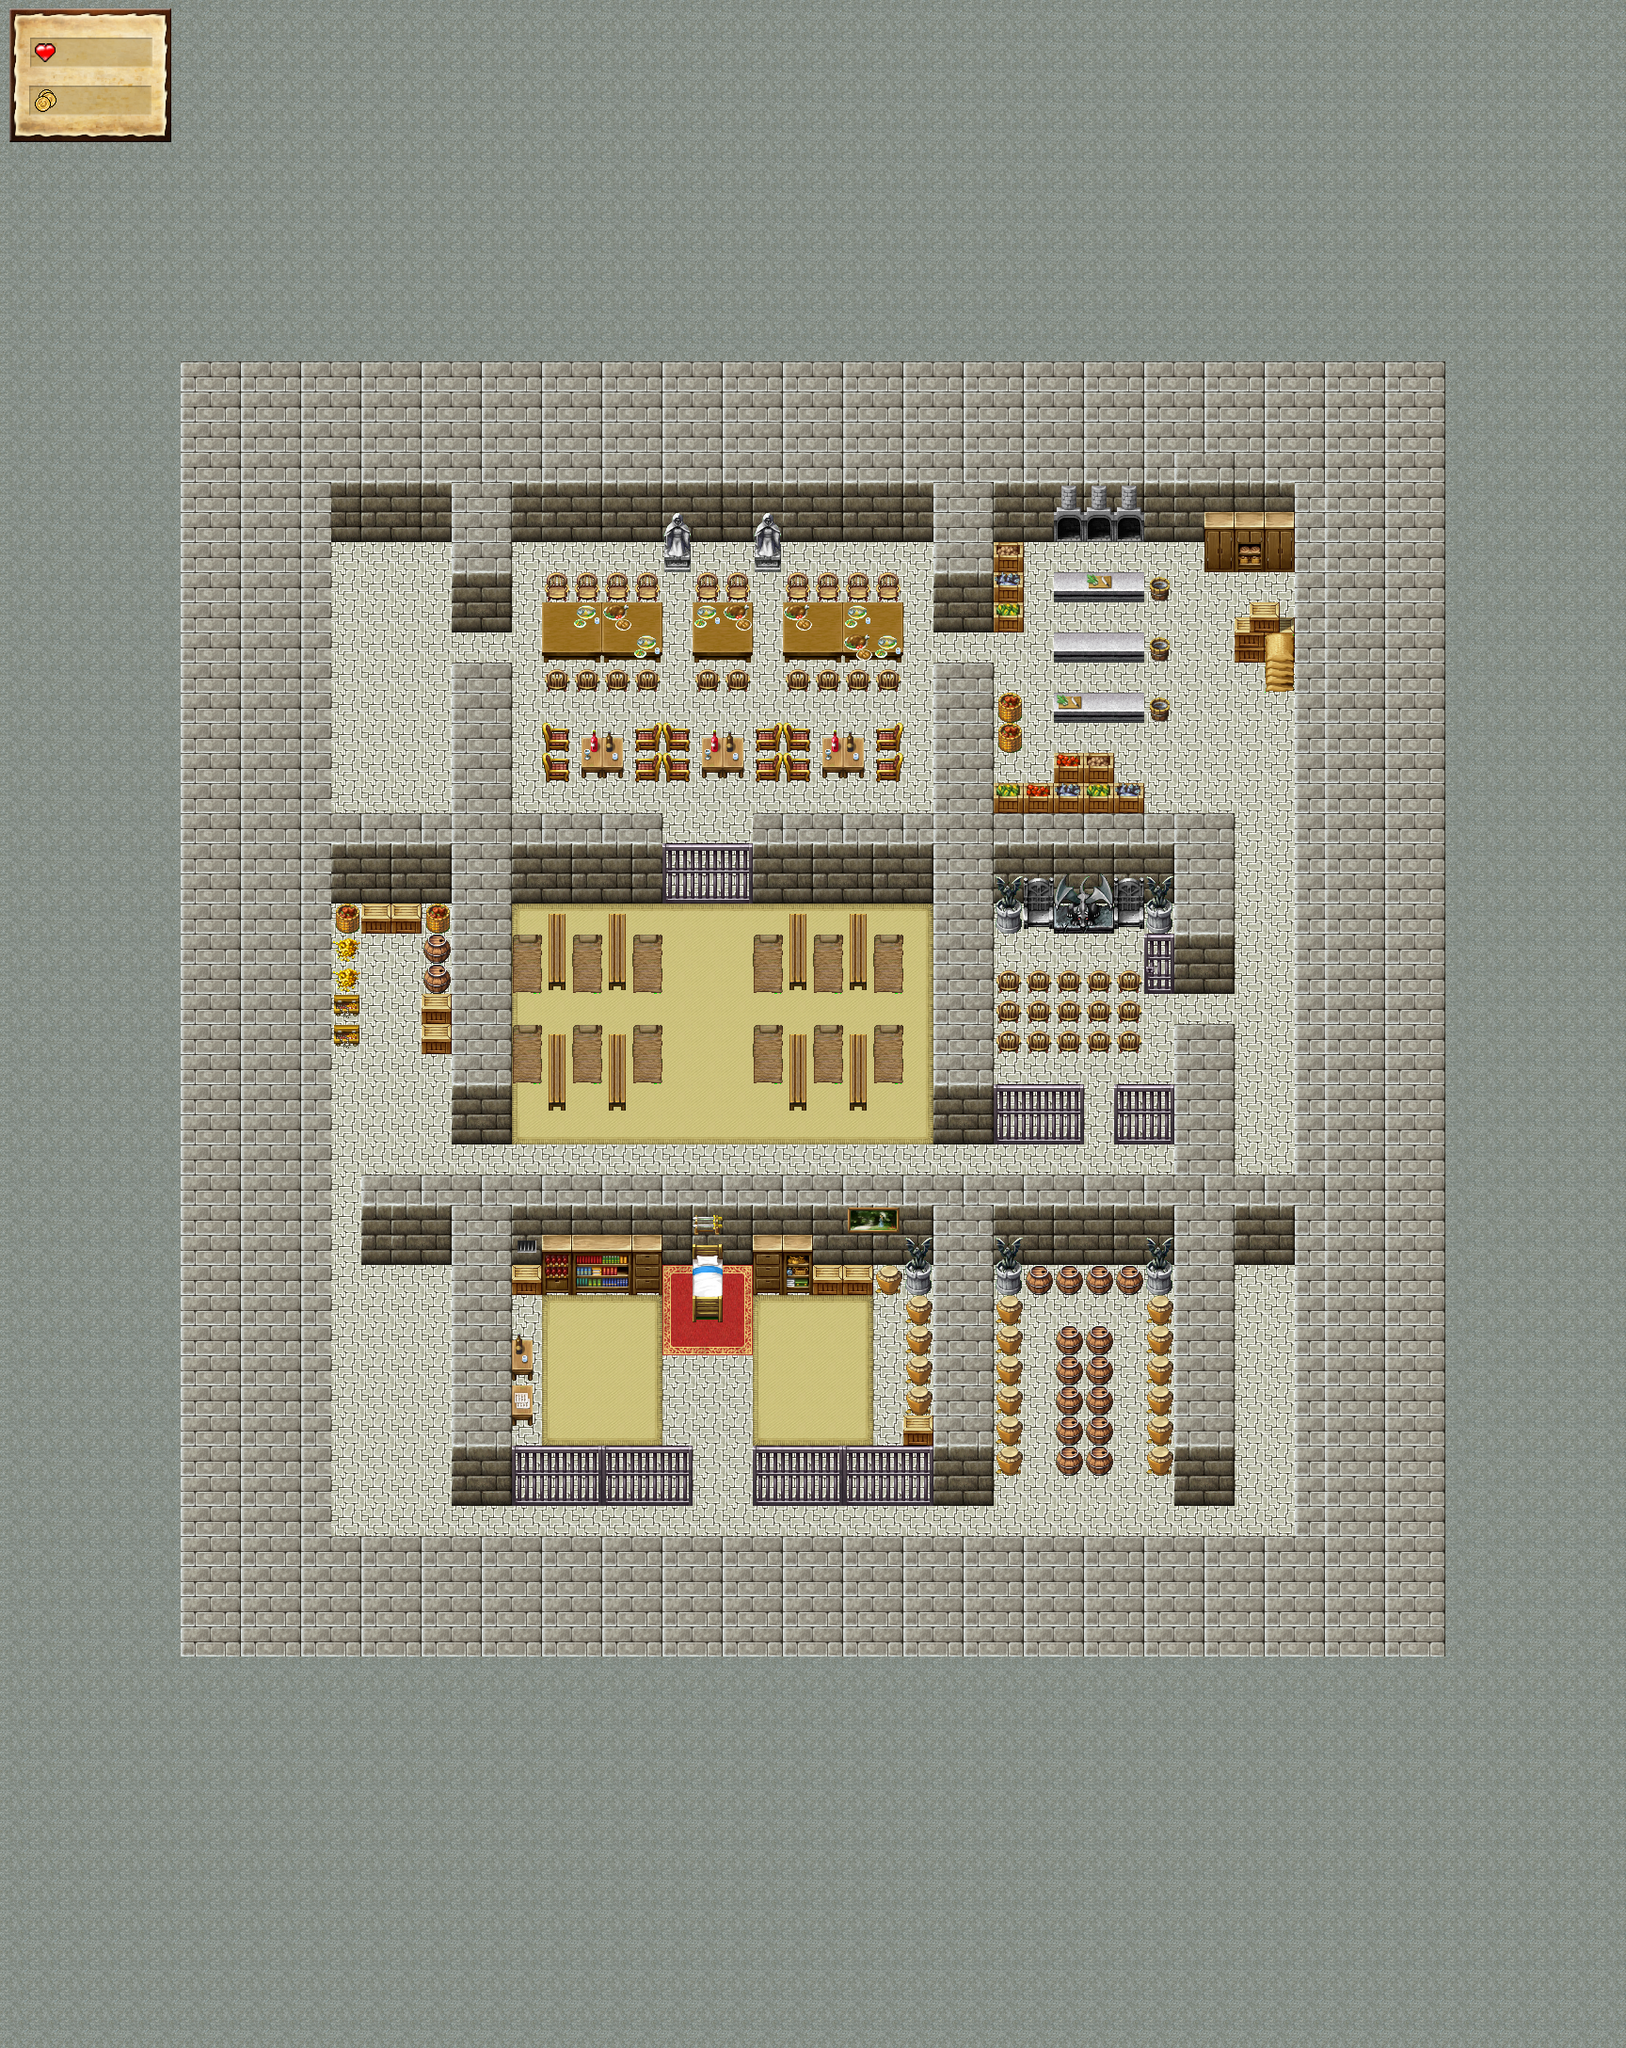

Rendered tile map (Tiled .tmx) drawn with the repository's tilesets; below, a short description and the map source with its tile grids summarised:
An orthogonal 54x68 tile map with 32x32 px tiles, 8 tile layers (floor, walls, furniture, decoration, ...) and 24 objects (entry, exit).

<map version="1.0" orientation="orthogonal" width="54" height="68" tilewidth="32" tileheight="32">
 <tileset firstgid="1" name="t01" tilewidth="32" tileheight="32">
  <image source="../tilesets/t01s.bmp" trans="00ff00" width="1024" height="640" />
  <tile id="338">
   <properties>
    <property name="firstcell" value="7" />
    <property name="sheet" value="a01" />
   </properties>
  </tile>
  <tile id="345">
   <properties>
    <property name="name" value="log" />
   </properties>
  </tile>
  <tile id="351">
   <properties>
    <property name="name" value="logpile" />
   </properties>
  </tile>
  <tile id="370">
   <properties>
    <property name="firstcell" value="55" />
    <property name="sheet" value="a01" />
   </properties>
  </tile>
  <tile id="371">
   <properties>
    <property name="firstcell" value="58" />
    <property name="sheet" value="a01" />
   </properties>
  </tile>
  <tile id="377">
   <properties>
    <property name="name" value="stump" />
   </properties>
  </tile>
  <tile id="379">
   <properties>
    <property name="name" value="pinkflowers" />
   </properties>
  </tile>
  <tile id="404">
   <properties>
    <property name="firstcell" value="1" />
    <property name="sheet" value="m01" />
   </properties>
  </tile>
  <tile id="405">
   <properties>
    <property name="firstcell" value="4" />
    <property name="sheet" value="m01" />
   </properties>
  </tile>
  <tile id="406">
   <properties>
    <property name="firstcell" value="7" />
    <property name="sheet" value="m01" />
   </properties>
  </tile>
  <tile id="407">
   <properties>
    <property name="firstcell" value="10" />
    <property name="sheet" value="m01" />
   </properties>
  </tile>
  <tile id="408">
   <properties>
    <property name="firstcell" value="1" />
    <property name="sheet" value="m02" />
   </properties>
  </tile>
  <tile id="409">
   <properties>
    <property name="firstcell" value="4" />
    <property name="sheet" value="m02" />
   </properties>
  </tile>
  <tile id="410">
   <properties>
    <property name="firstcell" value="7" />
    <property name="sheet" value="m02" />
   </properties>
  </tile>
  <tile id="411">
   <properties>
    <property name="firstcell" value="10" />
    <property name="sheet" value="m02" />
   </properties>
  </tile>
  <tile id="412">
   <properties>
    <property name="firstcell" value="1" />
    <property name="sheet" value="m03" />
   </properties>
  </tile>
  <tile id="413">
   <properties>
    <property name="firstcell" value="4" />
    <property name="sheet" value="m03" />
   </properties>
  </tile>
  <tile id="414">
   <properties>
    <property name="firstcell" value="7" />
    <property name="sheet" value="m03" />
   </properties>
  </tile>
  <tile id="415">
   <properties>
    <property name="firstcell" value="10" />
    <property name="sheet" value="m03" />
   </properties>
  </tile>
  <tile id="436">
   <properties>
    <property name="firstcell" value="49" />
    <property name="sheet" value="m01" />
   </properties>
  </tile>
  <tile id="437">
   <properties>
    <property name="firstcell" value="52" />
    <property name="sheet" value="m01" />
   </properties>
  </tile>
  <tile id="438">
   <properties>
    <property name="firstcell" value="55" />
    <property name="sheet" value="m01" />
   </properties>
  </tile>
  <tile id="439">
   <properties>
    <property name="firstcell" value="58" />
    <property name="sheet" value="m01" />
   </properties>
  </tile>
  <tile id="440">
   <properties>
    <property name="firstcell" value="49" />
    <property name="sheet" value="m02" />
   </properties>
  </tile>
  <tile id="441">
   <properties>
    <property name="firstcell" value="52" />
    <property name="sheet" value="m02" />
   </properties>
  </tile>
  <tile id="442">
   <properties>
    <property name="firstcell" value="55" />
    <property name="sheet" value="m02" />
   </properties>
  </tile>
  <tile id="443">
   <properties>
    <property name="firstcell" value="58" />
    <property name="sheet" value="m02" />
   </properties>
  </tile>
  <tile id="444">
   <properties>
    <property name="firstcell" value="49" />
    <property name="sheet" value="m03" />
   </properties>
  </tile>
  <tile id="445">
   <properties>
    <property name="firstcell" value="52" />
    <property name="sheet" value="m03" />
   </properties>
  </tile>
  <tile id="446">
   <properties>
    <property name="firstcell" value="55" />
    <property name="sheet" value="m03" />
   </properties>
  </tile>
  <tile id="447">
   <properties>
    <property name="firstcell" value="58" />
    <property name="sheet" value="m03" />
   </properties>
  </tile>
  <tile id="571">
   <properties>
    <property name="name" value="smallchestopen" />
   </properties>
  </tile>
  <tile id="572">
   <properties>
    <property name="name" value="smallchestclosed" />
   </properties>
  </tile>
  <tile id="604">
   <properties>
    <property name="name" value="goldpile" />
   </properties>
  </tile>
  <tile id="635">
   <properties>
    <property name="name" value="smallbags" />
   </properties>
  </tile>
  <tile id="636">
   <properties>
    <property name="name" value="goldnecklace" />
   </properties>
  </tile>
  <tile id="637">
   <properties>
    <property name="name" value="brownchest" />
   </properties>
  </tile>
 </tileset>
 <layer name="floor" width="54" height="68">
  <data>[3672 cells, 750 non-empty, 19 distinct tile ids]</data>
 </layer>
 <layer name="walls" width="54" height="68">
  <data>[3672 cells, 2926 non-empty, 14 distinct tile ids]</data>
 </layer>
 <layer name="furniture" width="54" height="68">
  <data>[3672 cells, 107 non-empty, 41 distinct tile ids]</data>
 </layer>
 <layer name="decoration" width="54" height="68">
  <data>[3672 cells, 105 non-empty, 17 distinct tile ids]</data>
 </layer>
 <layer name="pickable" width="54" height="68">
  <data>[3672 cells, 6 non-empty, 3 distinct tile ids]</data>
 </layer>
 <layer name="interacted" width="54" height="68">
  <data>[3672 cells, 59 non-empty, 10 distinct tile ids]</data>
 </layer>
 <layer name="interactable" width="54" height="68">
  <data>[3672 cells, 77 non-empty, 15 distinct tile ids]</data>
 </layer>
 <objectgroup name="monsters" width="54" height="68">
  <object gid="437" x="448" y="672" />
  <object gid="437" x="448" y="736" />
  <object gid="437" x="608" y="640" />
  <object gid="437" x="736" y="640" />
  <object gid="437" x="832" y="640" />
  <object gid="437" x="896" y="640" />
  <object gid="437" x="928" y="800" />
  <object gid="437" x="832" y="800" />
  <object gid="438" x="672" y="800" />
  <object gid="439" x="576" y="800" />
  <object gid="439" x="1120" y="1024" />
  <object gid="440" x="1152" y="1024" />
  <object gid="437" x="1056" y="1120" />
  <object gid="437" x="1088" y="1120" />
  <object gid="437" x="1120" y="1120" />
  <object gid="437" x="1152" y="1120" />
  <object gid="437" x="1184" y="1120" />
  <object gid="441" x="800" y="1408" />
  <object gid="437" x="608" y="1024" />
  <object gid="437" x="544" y="1024" />
  <object gid="437" x="544" y="1120" />
  <object gid="437" x="608" y="1120" />
 </objectgroup>
 <objectgroup name="triggers" width="54" height="68">
  <object name="entry" type="entry" gid="5" x="352" y="640" />
  <object name="exit" type="exit" gid="37" x="1344" y="1376" />
 </objectgroup>
 <layer name="ui" width="54" height="68">
  <data>[3672 cells, 30 non-empty, 30 distinct tile ids]</data>
 </layer>
</map>
